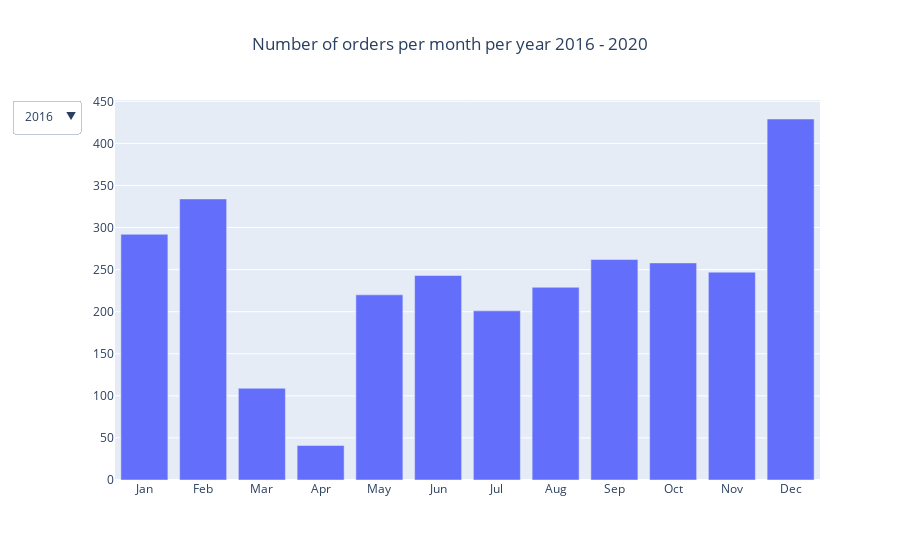

Notebook code for this chart:
### Code cell
# Sales by month and year
fivelastyears_dropdown_orders = go.Figure()

fivelastyears_dropdown_orders.add_trace(
    go.Bar(
        x = order_number_per_date_aggregated["Month"],
        y = order_number_per_date_aggregated['Order Number'].loc[order_number_per_date_aggregated['Year'] == 2016],
        visible = True))

fivelastyears_dropdown_orders.add_trace(
    go.Bar(
        x = order_number_per_date_aggregated["Month"],
        y = order_number_per_date_aggregated['Order Number'].loc[order_number_per_date_aggregated['Year'] == 2017],
        visible = False))

fivelastyears_dropdown_orders.add_trace(
    go.Bar(
        x = order_number_per_date_aggregated["Month"],
        y = order_number_per_date_aggregated['Order Number'].loc[order_number_per_date_aggregated['Year'] == 2018],
        visible = False))

fivelastyears_dropdown_orders.add_trace(
    go.Bar(
        x = order_number_per_date_aggregated["Month"],
        y = order_number_per_date_aggregated['Order Number'].loc[order_number_per_date_aggregated['Year'] == 2019],
        visible = False))

fivelastyears_dropdown_orders.add_trace(
    go.Bar(
        x = order_number_per_date_aggregated["Month"],
        y = order_number_per_date_aggregated['Order Number'].loc[order_number_per_date_aggregated['Year'] == 2020],
        visible = False))

fivelastyears_dropdown_orders.update_layout(
        title = go.layout.Title(text = "Number of orders per month per year 2016 - 2020", x = 0.5),
        showlegend = False)

fivelastyears_dropdown_orders.update_layout(
    updatemenus = [go.layout.Updatemenu(
        active = 0,
        buttons = [
                    go.layout.updatemenu.Button(
                        label = "2016",
                        method = "update",
                        args = [{"visible" : [True, False, False, False, False]}]),
                    go.layout.updatemenu.Button(
                            label = "2017",
                            method = "update",
                            args = [{"visible" : [False, True, False, False, False]}]),
                    go.layout.updatemenu.Button(
                            label = "2018",
                            method = "update",
                            args = [{"visible" : [False, False, True, False, False]}]),
                    go.layout.updatemenu.Button(
                            label = "2019",
                            method = "update",
                            args = [{"visible" : [False, False, False, True, False]}]),
                    go.layout.updatemenu.Button(
                            label = "2020",
                            method = "update",
                            args = [{"visible" : [False, False, False, False, True]}]),
                ]
    )]
)

fivelastyears_dropdown_orders.show()

### Figure 1 — Plotly figure (JSON) as saved in the notebook; plotly's stock layout.template omitted (floating-point values rounded to 4 significant figures)
{"data": [{"type": "bar", "visible": true, "x": ["Jan", "Feb", "Mar", "Apr", "May", "Jun", "Jul", "Aug", "Sep", "Oct", "Nov", "Dec", "Jan", "Feb", "Mar", "Apr", "May", "Jun", "Jul", "Aug", "Sep", "Oct", "Nov", "Dec", "Jan", "Feb", "Mar", "Apr", "May", "Jun", "Jul", "Aug", "Sep", "Oct", "Nov", "Dec", "Jan", "Feb", "Mar", "Apr", "May", "Jun", "Jul", "Aug", "Sep", "Oct", "Nov", "Dec", "Jan", "Feb", "Mar", "Apr", "May", "Jun", "Jul", "Aug", "Sep", "Oct", "Nov", "Dec", "Jan", "Feb"], "y": [292, 334, 109, 41, 220, 243, 201, 229, 262, 258, 247, 429]}, {"type": "bar", "visible": false, "x": ["Jan", "Feb", "Mar", "Apr", "May", "Jun", "Jul", "Aug", "Sep", "Oct", "Nov", "Dec", "Jan", "Feb", "Mar", "Apr", "May", "Jun", "Jul", "Aug", "Sep", "Oct", "Nov", "Dec", "Jan", "Feb", "Mar", "Apr", "May", "Jun", "Jul", "Aug", "Sep", "Oct", "Nov", "Dec", "Jan", "Feb", "Mar", "Apr", "May", "Jun", "Jul", "Aug", "Sep", "Oct", "Nov", "Dec", "Jan", "Feb", "Mar", "Apr", "May", "Jun", "Jul", "Aug", "Sep", "Oct", "Nov", "Dec", "Jan", "Feb"], "y": [292, 356, 130, 26, 256, 271, 240, 263, 286, 288, 323, 549]}, {"type": "bar", "visible": false, "x": ["Jan", "Feb", "Mar", "Apr", "May", "Jun", "Jul", "Aug", "Sep", "Oct", "Nov", "Dec", "Jan", "Feb", "Mar", "Apr", "May", "Jun", "Jul", "Aug", "Sep", "Oct", "Nov", "Dec", "Jan", "Feb", "Mar", "Apr", "May", "Jun", "Jul", "Aug", "Sep", "Oct", "Nov", "Dec", "Jan", "Feb", "Mar", "Apr", "May", "Jun", "Jul", "Aug", "Sep", "Oct", "Nov", "Dec", "Jan", "Feb", "Mar", "Apr", "May", "Jun", "Jul", "Aug", "Sep", "Oct", "Nov", "Dec", "Jan", "Feb"], "y": [439, 513, 193, 43, 464, 474, 446, 508, 561, 606, 629, 1089]}, {"type": "bar", "visible": false, "x": ["Jan", "Feb", "Mar", "Apr", "May", "Jun", "Jul", "Aug", "Sep", "Oct", "Nov", "Dec", "Jan", "Feb", "Mar", "Apr", "May", "Jun", "Jul", "Aug", "Sep", "Oct", "Nov", "Dec", "Jan", "Feb", "Mar", "Apr", "May", "Jun", "Jul", "Aug", "Sep", "Oct", "Nov", "Dec", "Jan", "Feb", "Mar", "Apr", "May", "Jun", "Jul", "Aug", "Sep", "Oct", "Nov", "Dec", "Jan", "Feb", "Mar", "Apr", "May", "Jun", "Jul", "Aug", "Sep", "Oct", "Nov", "Dec", "Jan", "Feb"], "y": [892, 967, 386, 75, 808, 772, 716, 793, 781, 842, 801, 1250]}, {"type": "bar", "visible": false, "x": ["Jan", "Feb", "Mar", "Apr", "May", "Jun", "Jul", "Aug", "Sep", "Oct", "Nov", "Dec", "Jan", "Feb", "Mar", "Apr", "May", "Jun", "Jul", "Aug", "Sep", "Oct", "Nov", "Dec", "Jan", "Feb", "Mar", "Apr", "May", "Jun", "Jul", "Aug", "Sep", "Oct", "Nov", "Dec", "Jan", "Feb", "Mar", "Apr", "May", "Jun", "Jul", "Aug", "Sep", "Oct", "Nov", "Dec", "Jan", "Feb", "Mar", "Apr", "May", "Jun", "Jul", "Aug", "Sep", "Oct", "Nov", "Dec", "Jan", "Feb"], "y": [1027, 1124, 332, 80, 455, 357, 253, 201, 180, 159, 149, 318]}], "layout": {"showlegend": false, "title": {"text": "Number of orders per month per year 2016 - 2020", "x": 0.5}, "updatemenus": [{"active": 0, "buttons": [{"args": [{"visible": [true, false, false, false, false]}], "label": "2016", "method": "update"}, {"args": [{"visible": [false, true, false, false, false]}], "label": "2017", "method": "update"}, {"args": [{"visible": [false, false, true, false, false]}], "label": "2018", "method": "update"}, {"args": [{"visible": [false, false, false, true, false]}], "label": "2019", "method": "update"}, {"args": [{"visible": [false, false, false, false, true]}], "label": "2020", "method": "update"}]}]}}
